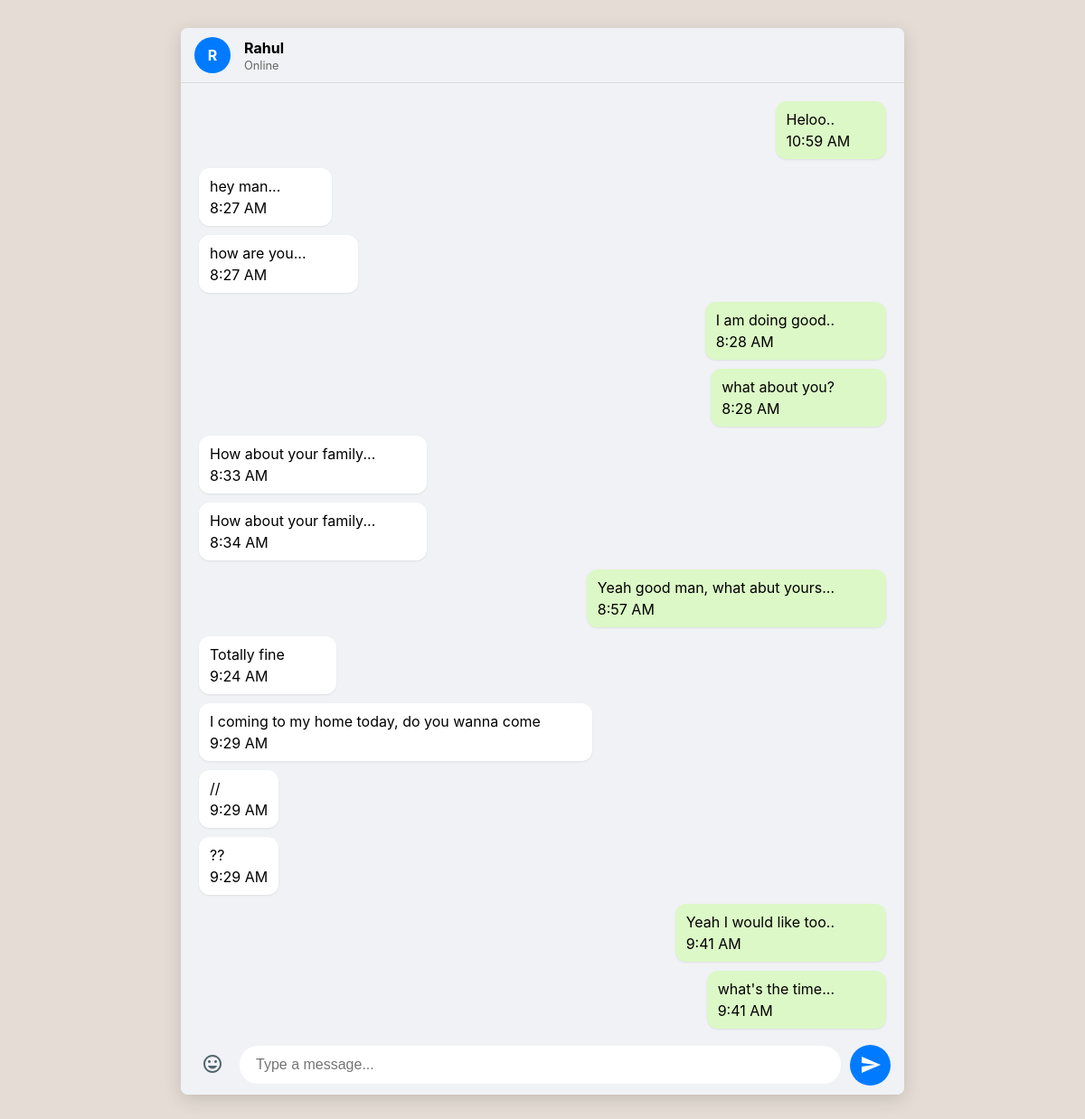
The app's page /chat/Rahul/ (signed in) with its own data.
### chat/models.py (models this page shows, shortened)
class Message(models.Model):
    sender = models.ForeignKey(User, on_delete=models.CASCADE, null=True, related_name='sent_messages')
    receiver = models.ForeignKey(User, on_delete=models.CASCADE, null=True, related_name='received_messages')
    content = models.TextField()
    timestamp = models.DateTimeField(auto_now_add=True)
    is_read = models.BooleanField(default=False)

### chat/views.py (the view, shortened to what this page needs)
# urls.py: path('chat/<str:username>/', views.chat_user, name='chat_user'),
def chat_user(request,username):
    other_user = get_object_or_404(User, username=username)
    current_user = request.user
    Message.objects.filter(
    sender=other_user,
    receiver=current_user,
    is_read=False
    ).update(is_read=True)
    messages = Message.objects.filter(
        Q(sender=request.user, receiver=other_user) |
        Q(sender=other_user, receiver=request.user),
    ).order_by('timestamp')
    return render(request, 'chat-page.html', {'other_user': other_user, 'messages':messages})

### templates/chat-page.html (shortened to what this page needs)
<!DOCTYPE html>
<html lang="en">
<head>
</head>
<body>
    <main class="chat-container">
        <header class="chat-header">
            <div class="avatar">{{ other_user.username|slice:":1"|upper }}</div>
            <div class="chat-info">
                <div class="chat-info">
                <h3>{{ other_user.username }}</h3>
                <p>Online</p>
            </div>
        </header>
        <div class="messages">
            {% for msg in messages %}
                <div class="message {% if msg.sender == request.user %}sent{% else %}received{% endif %}">
                    <span class="message-content">{{ msg.content }}</span>
                    <span>{{ msg.timestamp|time:"g:i A" }}</span>
                </div>
            {% endfor %}
        </div>
        <form class="message-form" action="" method="POST">
            <button type="button" title="Emojis">
            </button>
            <input type="text" name="message" required placeholder="Type a message...">
            <button class="send-button" type="submit" title="Send">
                <svg xmlns="http://www.w3.org/2000/svg" viewBox="0 0 24 24" fill="currentColor" width="24px" height="24px"><path d="M2.01 21L23 12 2.01 3 2 10l15 2-15 2z"/></svg>
            </button>
        </form>
    </main>
</body>
</html>

### templates/chat-page.html (style rules this page uses)
body { font-family: -apple-system, BlinkMacSystemFont, "Segoe UI", Roboto, Helvetica, Arial, sans-serif; background-color: #e5ddd5; margin: 0; display: flex; justify-content: center; align-items: center; height: 100vh; }
.chat-container { width: 100%; max-width: 800px; height: 95vh; background-color: #f0f2f5; border-radius: 8px; box-shadow: 0 5px 20px rgba(0, 0, 0, 0.15); display: flex; flex-direction: column; overflow: hidden; }
.chat-header { display: flex; align-items: center; padding: 10px 15px; background-color: #f0f2f5; border-bottom: 1px solid #ddd; flex-shrink: 0; }
.chat-header .avatar { width: 40px; height: 40px; border-radius: 50%; background-color: #007bff; color: white; display: flex; align-items: center; justify-content: center; font-weight: bold; margin-right: 15px; }
.chat-header .chat-info { flex-grow: 1; }
.chat-header .chat-info h3 { margin: 0; font-size: 1rem; }
.chat-header .chat-info p { margin: 2px 0 0 0; font-size: 0.8rem; color: #666; }
.messages { flex: 1; padding: 20px; overflow-y: auto; display: flex; flex-direction: column; }
.message { display: flex; flex-direction: column; max-width: 70%; padding: 8px 12px; border-radius: 12px; line-height: 1.5; word-wrap: break-word; margin-bottom: 10px; position: relative; }
.message-content { margin-right: 45px; }
.sent { align-self: flex-end; background-color: #dcf8c6; box-shadow: 0 1px 2px rgba(0,0,0,0.08); }
.received { align-self: flex-start; background-color: #ffffff; box-shadow: 0 1px 2px rgba(0,0,0,0.08); }
.message-form { display: flex; align-items: center; padding: 10px 15px; background-color: #f0f2f5; flex-shrink: 0; gap: 10px; }
.message-form button { background: none; border: none; cursor: pointer; color: #54656f; padding: 8px; }
.message-form input[type="text"] { flex: 1; padding: 12px 18px; border: none; border-radius: 20px; font-size: 1rem; background-color: #fff; outline: none; }
.send-button { background-color: #007bff !important; color: white !important; border-radius: 50%; width: 45px; height: 45px; display: flex; align-items: center; justify-content: center; transition: background-color 0.2s; }

### records on screen
Message: content "Heloo..", timestamp "10:59 AM"
Message: content "hey man...", timestamp "8:27 AM"
Message: content "how are you...", timestamp "8:27 AM"
Message: content "I am doing good..", timestamp "8:28 AM"
Message: content "what about you?", timestamp "8:28 AM"
Message: content "How about your family...", timestamp "8:33 AM"
Message: content "How about your family...", timestamp "8:34 AM"
Message: content "Yeah good man, what abut yours...", timestamp "8:57 AM"
Message: content "Totally fine", timestamp "9:24 AM"
Message: content "I coming to my home today, do you wanna come", timestamp "9:29 AM"
Message: content "//", timestamp "9:29 AM"
Message: content "??", timestamp "9:29 AM"
Message: content "Yeah I would like too..", timestamp "9:41 AM"
Message: content "what's the time...", timestamp "9:41 AM"

### other values on screen
{{ other_user.username|slice:":1"|upper }} "R"
{{ other_user.username }} "Rahul"
